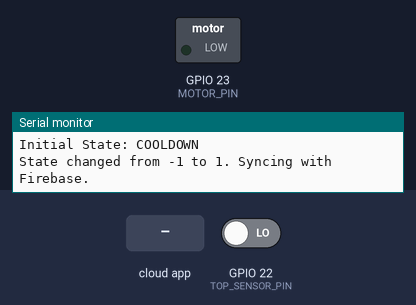
Simulated run of this sketch. Board: ESP32. Parts: switched loads named in the sketch (green lamp = pin HIGH), the last lines printed to the serial monitor. Inputs (shaded band) come from the test bench; at power-on: GPIO 22 (TOP_SENSOR_PIN) LOW. WiFi joins after 1.5 s; servers stay silent unless stated; the local clock reads 2024-03-15 10:24:30 at power-on unless the sketch sets it; the Firebase database answers and starts empty.

Above: at 2.7 s.
2.8 s: the phone or cloud app sets D1 to 1
At 5.8 s:
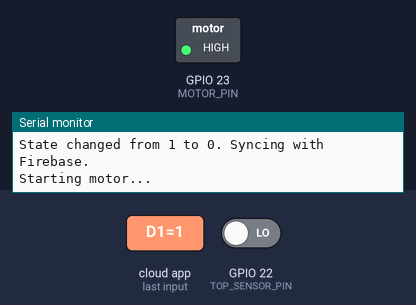
6.8 s: GPIO 22 (TOP_SENSOR_PIN) driven HIGH
At 7.6 s:
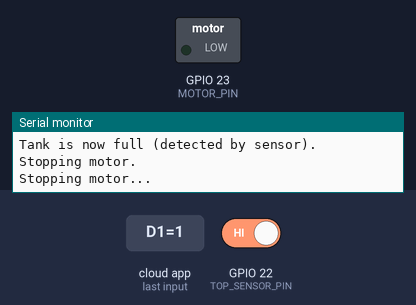
Timing chart, 0 to 9.8 s (numbered marks = the images above; inputs shaded):
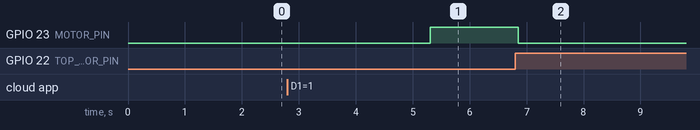

The sketch:

Esp32_firmware.ino
```cpp
#include <Arduino.h>
#include <WiFi.h>
#include <time.h>
#include <ArduinoOTA.h>
#include "esp_task_wdt.h"
#include <Firebase_ESP_Client.h>
#include <Firebase_ESP_Client.h>
#include <addons/TokenHelper.h>
#include <addons/RTDBHelper.h>

// --- Pin Definitions ---
#define MOTOR_PIN 23
#define TOP_SENSOR_PIN 22

// --- WiFi and Firebase Credentials ---
#define WIFI_SSID ""
#define WIFI_PASSWORD ""
#define API_KEY ""
#define DATABASE_URL ""
#define USER_EMAIL ""
#define USER_PASSWORD ""

// --- Timing and Logic Constants ---
const unsigned long MOTOR_MAX_RUN_TIME_MS = 12 * 60 * 1000UL;
const unsigned long MOTOR_COOLDOWN_PERIOD_MS = 3 * 3600 * 1000UL;
const unsigned long FIREBASE_CHECK_INTERVAL_MS = 2500;  // Increased slightly for stability

// --- System State Machine ---
enum SystemState {
  STATE_IDLE,
  STATE_WAITING_FOR_COOLDOWN,
  STATE_MOTOR_RUNNING,
  STATE_TANK_FULL
};
SystemState currentState = STATE_IDLE;

// *** NEW: Variables for state synchronization and logging queue
SystemState lastReportedState = (SystemState)-1;  // -1 forces an initial update
enum PendingLogEvent { LOG_NONE,
                       LOG_MOTOR_ON,
                       LOG_MOTOR_OFF };
PendingLogEvent pendingLog = LOG_NONE;

// --- Firebase Objects ---
FirebaseData fbdo;
FirebaseConfig config;
FirebaseAuth auth;

// --- Global Variables for State Management ---
unsigned long lastMotorRunStopTime = 0;
unsigned long motorStartTime = 0;
unsigned long lastFirebaseCheckTime = 0;
bool manualOverride = false;

// =======================================================================
// SETUP
// =======================================================================
bool debounceSensor(int pin, int stableReadCount = 5, int delayMs = 10) {
  bool lastState = digitalRead(pin);
  for (int i = 0; i < stableReadCount; i++) {
    delay(delayMs);
    bool currentState = digitalRead(pin);
    if (currentState != lastState) {
      return debounceSensor(pin, stableReadCount, delayMs);
    }
  }
  return lastState;
}

void setupFirebase() {
  config.api_key = API_KEY;
  auth.user.email = USER_EMAIL;
  auth.user.password = USER_PASSWORD;
  config.database_url = DATABASE_URL;
  config.token_status_callback = tokenStatusCallback;
  Firebase.begin(&config, &auth);
  Firebase.reconnectNetwork(true);
}

void setup() {
  Serial.begin(115200);

  esp_task_wdt_config_t wdt_config = { .timeout_ms = 20000, .idle_core_mask = 1, .trigger_panic = true };
  esp_task_wdt_init(&wdt_config);
  esp_task_wdt_add(NULL);

  pinMode(MOTOR_PIN, OUTPUT);
  digitalWrite(MOTOR_PIN, LOW);
  pinMode(TOP_SENSOR_PIN, INPUT);

  connectToWiFi();
  if (WiFi.status() == WL_CONNECTED) {
    syncTime();
    setupFirebase();
    setupOTA();
  } else {
    Serial.println("Failed to connect to Wi-Fi. Operating in limited offline mode.");
  }

  if (debounceSensor(TOP_SENSOR_PIN) == HIGH) {
    currentState = STATE_TANK_FULL;
    Serial.println("Initial State: TANK_FULL");
  } else {
    currentState = STATE_WAITING_FOR_COOLDOWN;
    Serial.println("Initial State: COOLDOWN");
  }
}

// =======================================================================
// MAIN LOOP (State Machine)
// =======================================================================
void loop() {
  esp_task_wdt_reset();
  ArduinoOTA.handle();

  if (WiFi.status() != WL_CONNECTED) {
    connectToWiFi();
  }

  // *** MODIFIED: This block now handles ALL Firebase interactions ***
  if (Firebase.ready() && millis() - lastFirebaseCheckTime > FIREBASE_CHECK_INTERVAL_MS) {
    lastFirebaseCheckTime = millis();
    checkFirebaseCommand();  // This READS from Firebase
    syncFirebaseState();     // This WRITES and LOGS to Firebase
  }

  // --- Main State Machine Logic (This runs fast and freely) ---
  switch (currentState) {
    case STATE_IDLE:
      motor_start();
      break;
    case STATE_WAITING_FOR_COOLDOWN:
      if (millis() - lastMotorRunStopTime >= MOTOR_COOLDOWN_PERIOD_MS) {
        Serial.println("Motor cooldown finished. Returning to IDLE state.");
        currentState = STATE_IDLE;
      }
      break;
    case STATE_MOTOR_RUNNING:
      if (debounceSensor(TOP_SENSOR_PIN) == HIGH) {
        Serial.println("Tank is now full (detected by sensor). Stopping motor.");
        motor_stop();
        currentState = STATE_TANK_FULL;
      } else if (millis() - motorStartTime >= MOTOR_MAX_RUN_TIME_MS) {
        Serial.println("Motor has reached max run time. Stopping motor (timeout).");
        motor_stop();
        currentState = STATE_WAITING_FOR_COOLDOWN;
      }
      break;
    case STATE_TANK_FULL:
      if (debounceSensor(TOP_SENSOR_PIN) == LOW) {
        Serial.println("Water level dropped. Moving to cooldown state.");
        currentState = STATE_WAITING_FOR_COOLDOWN;
      }
      break;
  }
}

// =======================================================================
// HELPER FUNCTIONS
// =======================================================================


// *** MODIFIED: Now only queues a log event, does NOT call Firebase
void motor_start() {
  if (manualOverride) return;

  Serial.println("Starting motor...");
  digitalWrite(MOTOR_PIN, HIGH);
  motorStartTime = millis();
  currentState = STATE_MOTOR_RUNNING;
  pendingLog = LOG_MOTOR_ON;  // Queue the log event
}

// *** MODIFIED: Now only queues a log event, does NOT call Firebase
void motor_stop() {
  Serial.println("Stopping motor...");
  digitalWrite(MOTOR_PIN, LOW);
  lastMotorRunStopTime = millis();
  pendingLog = LOG_MOTOR_OFF;  // Queue the log event
}

// --- THIS IS THE NEW CORE FUNCTION FOR ALL FIREBASE WRITES ---
void syncFirebaseState() {
  // 1. Process any pending log events
  if (pendingLog == LOG_MOTOR_ON) {
    logMotorEvent("ON");
  } else if (pendingLog == LOG_MOTOR_OFF) {
    logMotorEvent("OFF");
  }
  pendingLog = LOG_NONE;  // Clear the queue after processing

  // 2. Sync the current state if it has changed since last report
  if (currentState != lastReportedState) {
    Serial.printf("State changed from %d to %d. Syncing with Firebase.\n", lastReportedState, currentState);
    switch (currentState) {
      case STATE_IDLE: break;
      case STATE_WAITING_FOR_COOLDOWN:
        updateFirebaseStatus("/Auto_Tank/D1_motor", "0");
        updateFirebaseStatus("/Auto_Tank/D1_update", "Tank_Empty");
        break;
      case STATE_MOTOR_RUNNING:
        updateFirebaseStatus("/Auto_Tank/D1_motor", "1");
        // No change to tank level status while motor is running
        break;
      case STATE_TANK_FULL:
        updateFirebaseStatus("/Auto_Tank/D1_motor", "0");
        updateFirebaseStatus("/Auto_Tank/D1_update", "Tank_Full");
        // Also update the lastFull time when this state is confirmed
        time_t now = time(nullptr);
        if (now > 10000) Firebase.RTDB.set(&fbdo, "/Auto_Tank/lastFULL", formatTimestamp(now));
        break;
    }
    lastReportedState = currentState;  // Mark the state as reported
  }
}

// *** UNCHANGED: This function is now only called by syncFirebaseState ***
void logMotorEvent(const char* eventType) {
  time_t current_timestamp = time(nullptr);
  if (current_timestamp < 10000) {
    Serial.println("Time not synced, cannot log event.");
    return;
  }

  String humanReadableTime = formatTimestamp(current_timestamp);
  String logPath = "/Auto_Tank/Log/" + String(current_timestamp);

  Firebase.RTDB.set(&fbdo, logPath + "/event", eventType);
  Firebase.RTDB.set(&fbdo, logPath + "/time", humanReadableTime);

  if (strcmp(eventType, "ON") == 0) {
    Firebase.RTDB.set(&fbdo, "/Auto_Tank/lastON", humanReadableTime);
  } else if (strcmp(eventType, "OFF") == 0) {
    Firebase.RTDB.set(&fbdo, "/Auto_Tank/lastOFF", humanReadableTime);
  }
  Serial.printf("Logged motor event '%s' to Firebase.\n", eventType);
}

// *** UNCHANGED: This is a write operation, but it's okay to leave as is for now
// as it's part of a read-modify-write cycle on a single command path.
void checkFirebaseCommand() {
  if (Firebase.RTDB.get(&fbdo, "/Auto_Tank/D1")) {
    String cmd = fbdo.stringData();
    if (cmd == "1") {
      Serial.println("Manual START command received.");
      manualOverride = false;
      lastMotorRunStopTime = 0;
      currentState = STATE_IDLE;
      updateFirebaseStatus("/Auto_Tank/D1", "3");  // Acknowledge command
    } else if (cmd == "0") {
      Serial.println("Manual STOP command received.");
      manualOverride = true;
      if (currentState == STATE_MOTOR_RUNNING) motor_stop();
      currentState = STATE_WAITING_FOR_COOLDOWN;
      updateFirebaseStatus("/Auto_Tank/D1", "3");  // Acknowledge command
    } else if (cmd == "4") {
      Serial.println("Force Firebase Sync command received.");
      manualOverride = false;

      // By setting lastReportedState to an invalid value, we force the
      // syncFirebaseState() function to send a full update on its next run.
      lastReportedState = (SystemState)-1;

      // Acknowledge the command was processed.
      updateFirebaseStatus("/Auto_Tank/D1", "ok");
    }
  }
}

// *** UNCHANGED: This function is now the single point of writing for status
void updateFirebaseStatus(const char* path, const char* value) {
  if (Firebase.ready()) {
    Firebase.RTDB.set(&fbdo, path, value);
    Serial.printf("Updated Firebase path '%s' to '%s'\n", path, value);
  }
}

String formatTimestamp(time_t timestamp) {
  struct tm* timeInfo = localtime(&timestamp);
  char buffer[25];
  snprintf(buffer, sizeof(buffer), "%02d-%02d-%04d %02d:%02d:%02d",
           timeInfo->tm_mday, timeInfo->tm_mon + 1, timeInfo->tm_year + 1900,
           timeInfo->tm_hour, timeInfo->tm_min, timeInfo->tm_sec);
  return String(buffer);
}

void connectToWiFi() {
  if (WiFi.status() == WL_CONNECTED) return;
  Serial.print("Connecting to Wi-Fi");
  WiFi.begin(WIFI_SSID, WIFI_PASSWORD);
  unsigned long start = millis();
  while (WiFi.status() != WL_CONNECTED && millis() - start < 10000) {
    Serial.print(".");
    delay(500);
    esp_task_wdt_reset();
  }
  if (WiFi.status() == WL_CONNECTED) {
    Serial.print("\nConnected with IP: ");
    Serial.println(WiFi.localIP());
  } else {
    Serial.println("\nFailed to connect.");
  }
}

void syncTime() {
  Serial.print("Configuring time and waiting for sync");
  configTzTime("IST-5:30", "pool.ntp.org");
  struct tm timeinfo;
  while (!getLocalTime(&timeinfo)) {
    Serial.print(".");
    delay(500);
    esp_task_wdt_reset();
  }
  Serial.println("\nTime synchronized.");
}


void setupOTA() {
  ArduinoOTA.setHostname("auto-tank");
  ArduinoOTA.onStart([]() {
              Serial.println("OTA Update Start");
            })
    .onEnd([]() {
      Serial.println("\nOTA Update Finished");
    })
    .onProgress([](unsigned int progress, unsigned int total) {
      Serial.printf("OTA Progress: %u%%\r", (progress * 100) / total);
    })
    .onError([](ota_error_t error) {
      Serial.printf("OTA Error[%u]", error);
    });
  ArduinoOTA.begin();
  Serial.println("OTA Ready");
}
```

Measured:
- after the input at 2.8 s, GPIO 23 (MOTOR_PIN): LOW → HIGH after 2.5 s
- after the input at 6.8 s, GPIO 23 (MOTOR_PIN): HIGH → LOW after 0.06 s
